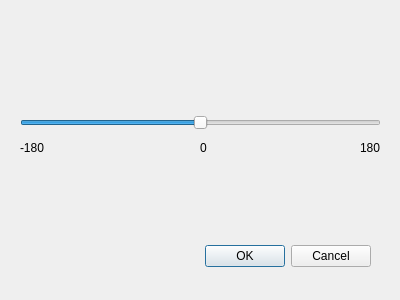
<?xml version="1.0" encoding="UTF-8"?>
<ui version="4.0">
 <class>RotDialog</class>
 <widget class="QDialog" name="RotDialog">
  <property name="geometry">
   <rect>
    <x>0</x>
    <y>0</y>
    <width>400</width>
    <height>300</height>
   </rect>
  </property>
  <property name="windowTitle">
   <string>Dialog</string>
  </property>
  <widget class="QDialogButtonBox" name="buttonBox">
   <property name="geometry">
    <rect>
     <x>30</x>
     <y>240</y>
     <width>341</width>
     <height>32</height>
    </rect>
   </property>
   <property name="orientation">
    <enum>Qt::Horizontal</enum>
   </property>
   <property name="standardButtons">
    <set>QDialogButtonBox::Cancel|QDialogButtonBox::Ok</set>
   </property>
  </widget>
  <widget class="QSlider" name="horizontalSlider">
   <property name="geometry">
    <rect>
     <x>20</x>
     <y>110</y>
     <width>361</width>
     <height>25</height>
    </rect>
   </property>
   <property name="minimum">
    <number>-180</number>
   </property>
   <property name="maximum">
    <number>180</number>
   </property>
   <property name="singleStep">
    <number>30</number>
   </property>
   <property name="value">
    <number>0</number>
   </property>
   <property name="orientation">
    <enum>Qt::Horizontal</enum>
   </property>
  </widget>
  <widget class="QLabel" name="label">
   <property name="geometry">
    <rect>
     <x>20</x>
     <y>140</y>
     <width>31</width>
     <height>16</height>
    </rect>
   </property>
   <property name="text">
    <string>-180</string>
   </property>
  </widget>
  <widget class="QLabel" name="label_2">
   <property name="geometry">
    <rect>
     <x>200</x>
     <y>140</y>
     <width>16</width>
     <height>16</height>
    </rect>
   </property>
   <property name="text">
    <string>0</string>
   </property>
  </widget>
  <widget class="QLabel" name="label_3">
   <property name="geometry">
    <rect>
     <x>360</x>
     <y>140</y>
     <width>21</width>
     <height>16</height>
    </rect>
   </property>
   <property name="text">
    <string>180</string>
   </property>
  </widget>
 </widget>
 <resources/>
 <connections>
  <connection>
   <sender>buttonBox</sender>
   <signal>accepted()</signal>
   <receiver>RotDialog</receiver>
   <slot>accept()</slot>
   <hints>
    <hint type="sourcelabel">
     <x>248</x>
     <y>254</y>
    </hint>
    <hint type="destinationlabel">
     <x>157</x>
     <y>274</y>
    </hint>
   </hints>
  </connection>
  <connection>
   <sender>buttonBox</sender>
   <signal>rejected()</signal>
   <receiver>RotDialog</receiver>
   <slot>reject()</slot>
   <hints>
    <hint type="sourcelabel">
     <x>316</x>
     <y>260</y>
    </hint>
    <hint type="destinationlabel">
     <x>286</x>
     <y>274</y>
    </hint>
   </hints>
  </connection>
 </connections>
</ui>
